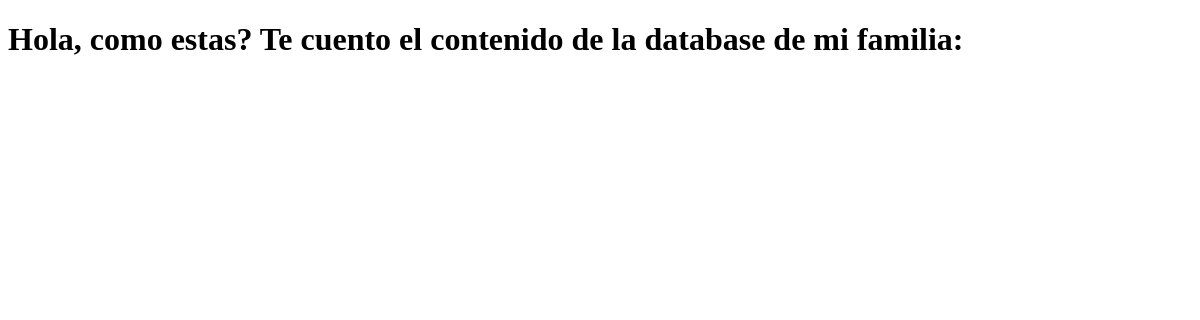
Before: /familia/ with the older database file.
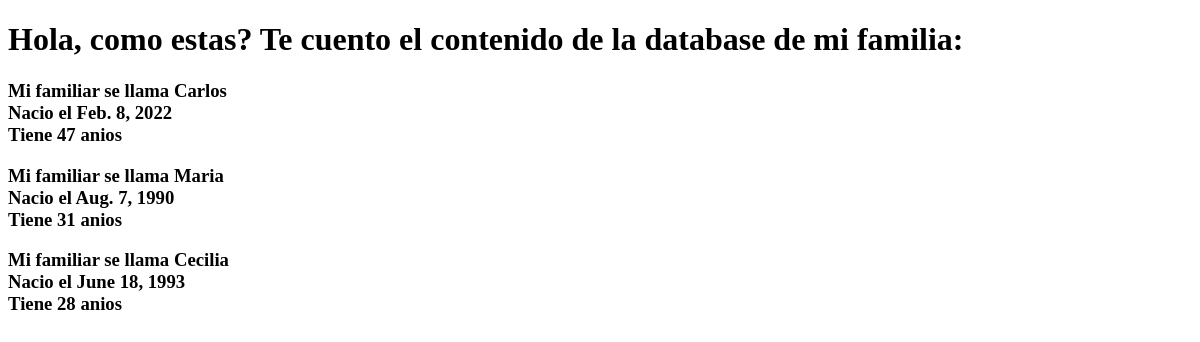
After: the same page with the newer database file.
### familiares/models.py (models this page shows)
class familiar(models.Model):
    name = models.CharField(max_length=30)
    birth = models.DateField()
    age = models.IntegerField()

### familiares/views.py (the view)
# urls.py: path('familia/', familia, name= 'familia')
def familia(request):
    familia = familiar.objects.all()
    print(familia)
    context = {'familia': familia}
    return render(request, "template1.html", context = context)

### templates/template1.html (shortened to what this page needs)
<!DOCTYPE html>
<html lang="en">
<head>
</head>
<body>
    <h1>Hola, como estas? Te cuento el contenido de la database de mi familia:</h1>
    {% for familiar in familia %}
   <h3> Mi familiar se llama {{familiar.name}}<br>
    Nacio el {{familiar.birth}}<br>
    Tiene {{familiar.age}} anios<br></h3>
    {% endfor %}
</body>
</html>

Changed rows visible on the page:
added familiar: name "Carlos", birth "Feb. 8, 2022", age "47"
added familiar: name "Maria", birth "Aug. 7, 1990", age "31"
added familiar: name "Cecilia", birth "June 18, 1993", age "28"
